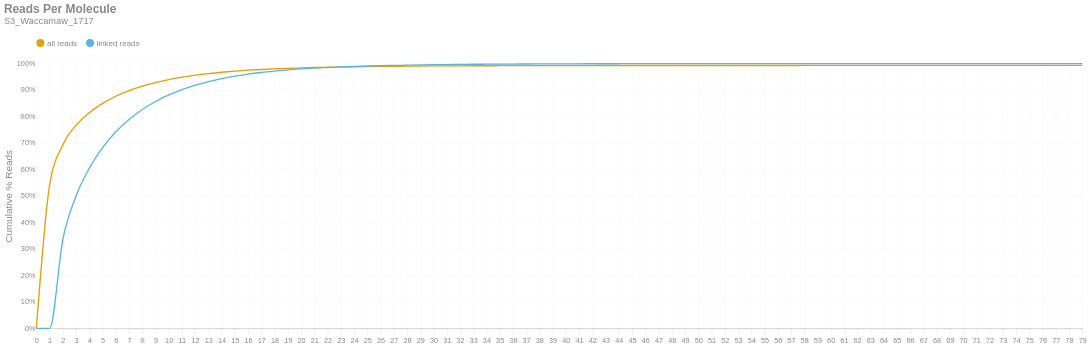

The notebook cell this image was saved under:
### Markdown cell above
### Reads per Molecule
This chart shows the cumulative distribution of the number of reads per linked molecule. That is, how many alignments are associated with a unique molecule. This excludes the number of reads associated with invalid or absent linked-read barcodes. The `linked` histogram is the percentages recalculated when disregarding singletons.

### Code cell
if SKIPLR:
    print_html(f"Skipped")
else:
    counts = np.bincount(valids['reads'].cast(pl.Int64).to_numpy())
    weighted = counts * np.arange(len(counts))
    all_perc = weighted / n_reads
    linked_perc = weighted / n_linked_reads
    linked_perc[1] = 0
    binned_df = pl.DataFrame({
        'readsper': list(range(len(counts))),
        'all reads (cumsum)': np.cumsum(all_perc).tolist(),
        'linked reads (cumsum)': np.cumsum(linked_perc).tolist(),
    })

    with SafeRender(binned_df):
        (
            density_plot(binned_df, 'Reads Per Molecule', samplename, 'readspmol')
            .encode(
                x=alt.X('readsper:O', title=None).axis(labelAngle=0).scale(padding=0),
                y=alt.Y('value:Q', title='Cumulative % Reads').axis(format='%').stack(False),
                color=alt.Color("key:N").scale(domain=["all reads", "linked reads"]),
                tooltip=[
                    alt.Tooltip("key:N", title="Data Type"),
                    alt.Tooltip("readsper:O", title="Reads Per Molecule"),
                    alt.Tooltip("value:Q", format=".2%", title="% Reads (Cum.)")
                ]            
            )
        ).display()

### Figure 1 — Vega-Lite specification as saved in the notebook (floating-point values rounded to 4 significant figures)
{"width": "container", "height": 400, "config": {"title": {"anchor": "start", "dy": -15, "fontSize": 18, "color": "#888888", "subtitleColor": "#888888", "subtitleFontSize": 14}, "arc": {"fill": "#0072B2"}, "axis": {"domainColor": "#888888", "domainWidth": 0.5, "gridWidth": 0.2, "grid": false, "titleFontWeight": 400, "titleFontSize": 15, "labelFontSize": 11, "labelColor": "#888888", "tickColor": "#888888", "tickWidth": 0.2, "titleColor": "#888888"}, "axisBand": {"grid": false}, "axisX": {"grid": true, "tickSize": 10, "domainCap": "round"}, "axisY": {"domain": false, "grid": true, "tickSize": 0, "domainCap": "round"}, "background": "transparent", "header": {"labelFontSize": 15, "labelColor": "#888888", "titleFontSize": 15, "titleFontWeight": 600, "titleColor": "#888888"}, "legend": {"labelFont": "sans-serif", "labelFontSize": 12, "labelColor": "#888888", "symbolSize": 100, "symbolType": "circle", "titleFontSize": 12, "titlePadding": 10, "titleColor": "#888888", "title": null, "orient": "top"}, "range": {"category": ["#E69F00", "#56B4E9", "#009E73", "#F0E442", "#0072B2", "#D55E00", "#CC79A7", "#000000"], "diverging": ["#cfe8f3", "#a2d4ec", "#73bfe2", "#46abdb", "#1696d2", "#12719e"]}, "area": {"fill": "#0072B2", "fillOpacity": 0.7, "line": true, "strokeOpacity": 0.7}, "line": {"color": "#0072B2", "stroke": "#0072B2", "strokeWidth": 2}, "trail": {"color": "#0072B2", "stroke": "#0072B2", "strokeWidth": 0, "size": 1}, "point": {"filled": true, "fillOpacity": 1.0, "size": 95}, "text": {"color": "#888888", "fontSize": 11, "align": "right", "fontWeight": 400, "size": 11}, "bar": {"fill": "#0072B2", "stroke": null}, "view": {"stroke": null, "continuousWidth": 660, "continuousHeight": 400}}, "data": {"name": "data-6a33af6e8d9f6da5b97dd25ad34b3e08"}, "mark": {"type": "line", "interpolate": "monotone", "point": {"opacity": 0, "size": 275}}, "encoding": {"color": {"field": "key", "scale": {"domain": ["all reads", "linked reads"]}, "type": "nominal"}, "tooltip": [{"field": "key", "title": "Data Type", "type": "nominal"}, {"field": "readsper", "title": "Reads Per Molecule", "type": "ordinal"}, {"field": "value", "format": ".2%", "title": "% Reads (Cum.)", "type": "quantitative"}], "x": {"axis": {"labelAngle": 0}, "field": "readsper", "scale": {"padding": 0}, "title": null, "type": "ordinal"}, "y": {"axis": {"format": "%"}, "field": "value", "stack": false, "title": "Cumulative % Reads", "type": "quantitative"}}, "params": [{"name": "param_c36ac31b6afebe62", "select": {"type": "point", "fields": ["key"]}, "bind": "legend"}], "title": {"text": "Reads Per Molecule", "subtitle": "S3_Waccamaw_1717"}, "transform": [{"fold": ["all reads (cumsum)", "linked reads (cumsum)"]}, {"calculate": "replace(datum.key, ' (cumsum)', '')", "as": "key"}, {"filter": {"param": "param_c36ac31b6afebe62"}}], "usermeta": {"embedOptions": {"downloadFileName": "S3_Waccamaw_1717.readspmol"}}, "$schema": "https://vega.github.io/schema/vega-lite/v6.1.0.json", "datasets": {"data-6a33af6e8d9f6da5b97dd25ad34b3e08": [{"readsper": 0, "all reads (cumsum)": 0.0, "linked reads (cumsum)": 0.0}, {"readsper": 1, "all reads (cumsum)": 0.5414, "linked reads (cumsum)": 0.0}, {"readsper": 2, "all reads (cumsum)": 0.6937, "linked reads (cumsum)": 0.3373}, {"readsper": 3, "all reads (cumsum)": 0.7672, "linked reads (cumsum)": 0.5001}, {"readsper": 4, "all reads (cumsum)": 0.8146, "linked reads (cumsum)": 0.6051}, {"readsper": 5, "all reads (cumsum)": 0.8495, "linked reads (cumsum)": 0.6824}, {"readsper": 6, "all reads (cumsum)": 0.8766, "linked reads (cumsum)": 0.7424}, {"readsper": 7, "all reads (cumsum)": 0.8976, "linked reads (cumsum)": 0.789}, {"readsper": 8, "all reads (cumsum)": 0.9145, "linked reads (cumsum)": 0.8263}, {"readsper": 9, "all reads (cumsum)": 0.9281, "linked reads (cumsum)": 0.8565}, {"readsper": 10, "all reads (cumsum)": 0.9393, "linked reads (cumsum)": 0.8814}, {"readsper": 11, "all reads (cumsum)": 0.9485, "linked reads (cumsum)": 0.9017}, {"readsper": 12, "all reads (cumsum)": 0.9562, "linked reads (cumsum)": 0.9188}, {"readsper": 13, "all reads (cumsum)": 0.9622, "linked reads (cumsum)": 0.9321}, {"readsper": 14, "all reads (cumsum)": 0.9672, "linked reads (cumsum)": 0.9432}, {"readsper": 15, "all reads (cumsum)": 0.9713, "linked reads (cumsum)": 0.9522}, {"readsper": 16, "all reads (cumsum)": 0.9749, "linked reads (cumsum)": 0.9601}, {"readsper": 17, "all reads (cumsum)": 0.9777, "linked reads (cumsum)": 0.9663}, {"readsper": 18, "all reads (cumsum)": 0.98, "linked reads (cumsum)": 0.9715}, {"readsper": 19, "all reads (cumsum)": 0.9821, "linked reads (cumsum)": 0.9762}, {"readsper": 20, "all reads (cumsum)": 0.9837, "linked reads (cumsum)": 0.9796}, {"readsper": 21, "all reads (cumsum)": 0.985, "linked reads (cumsum)": 0.9825}, {"readsper": 22, "all reads (cumsum)": 0.9861, "linked reads (cumsum)": 0.9849}, {"readsper": 23, "all reads (cumsum)": 0.9871, "linked reads (cumsum)": 0.9873}, {"readsper": 24, "all reads (cumsum)": 0.9879, "linked reads (cumsum)": 0.989}, {"readsper": 25, "all reads (cumsum)": 0.9886, "linked reads (cumsum)": 0.9906}, {"readsper": 26, "all reads (cumsum)": 0.9892, "linked reads (cumsum)": 0.9919}, {"readsper": 27, "all reads (cumsum)": 0.9896, "linked reads (cumsum)": 0.9929}, {"readsper": 28, "all reads (cumsum)": 0.9901, "linked reads (cumsum)": 0.9938}, {"readsper": 29, "all reads (cumsum)": 0.9905, "linked reads (cumsum)": 0.9948}, {"readsper": 30, "all reads (cumsum)": 0.9909, "linked reads (cumsum)": 0.9956}, {"readsper": 31, "all reads (cumsum)": 0.9912, "linked reads (cumsum)": 0.9962}, {"readsper": 32, "all reads (cumsum)": 0.9914, "linked reads (cumsum)": 0.9967}, {"readsper": 33, "all reads (cumsum)": 0.9916, "linked reads (cumsum)": 0.9972}, {"readsper": 34, "all reads (cumsum)": 0.9918, "linked reads (cumsum)": 0.9976}, {"readsper": 35, "all reads (cumsum)": 0.9919, "linked reads (cumsum)": 0.9978}, {"readsper": 36, "all reads (cumsum)": 0.992, "linked reads (cumsum)": 0.9982}, {"readsper": 37, "all reads (cumsum)": 0.9921, "linked reads (cumsum)": 0.9984}, {"readsper": 38, "all reads (cumsum)": 0.9922, "linked reads (cumsum)": 0.9986}, {"readsper": 39, "all reads (cumsum)": 0.9923, "linked reads (cumsum)": 0.9988}, {"readsper": 40, "all reads (cumsum)": 0.9924, "linked reads (cumsum)": 0.999}, {"readsper": 41, "all reads (cumsum)": 0.9925, "linked reads (cumsum)": 0.9991}, {"readsper": 42, "all reads (cumsum)": 0.9925, "linked reads (cumsum)": 0.9992}, {"readsper": 43, "all reads (cumsum)": 0.9925, "linked reads (cumsum)": 0.9992}, {"readsper": 44, "all reads (cumsum)": 0.9926, "linked reads (cumsum)": 0.9994}, {"readsper": 45, "all reads (cumsum)": 0.9926, "linked reads (cumsum)": 0.9995}, {"readsper": 46, "all reads (cumsum)": 0.9927, "linked reads (cumsum)": 0.9996}, {"readsper": 47, "all reads (cumsum)": 0.9927, "linked reads (cumsum)": 0.9996}, {"readsper": 48, "all reads (cumsum)": 0.9927, "linked reads (cumsum)": 0.9996}, {"readsper": 49, "all reads (cumsum)": 0.9927, "linked reads (cumsum)": 0.9997}, {"readsper": 50, "all reads (cumsum)": 0.9927, "linked reads (cumsum)": 0.9997}, {"readsper": 51, "all reads (cumsum)": 0.9927, "linked reads (cumsum)": 0.9997}, {"readsper": 52, "all reads (cumsum)": 0.9927, "linked reads (cumsum)": 0.9997}, {"readsper": 53, "all reads (cumsum)": 0.9927, "linked reads (cumsum)": 0.9997}, {"readsper": 54, "all reads (cumsum)": 0.9928, "linked reads (cumsum)": 0.9998}, {"readsper": 55, "all reads (cumsum)": 0.9928, "linked reads (cumsum)": 0.9998}, {"readsper": 56, "all reads (cumsum)": 0.9928, "linked reads (cumsum)": 0.9998}, {"readsper": 57, "all reads (cumsum)": 0.9928, "linked reads (cumsum)": 0.9998}, {"readsper": 58, "all reads (cumsum)": 0.9928, "linked reads (cumsum)": 0.9998}, {"readsper": 59, "all reads (cumsum)": 0.9928, "linked reads (cumsum)": 0.9998}, {"readsper": 60, "all reads (cumsum)": 0.9928, "linked reads (cumsum)": 0.9999}, {"readsper": 61, "all reads (cumsum)": 0.9928, "linked reads (cumsum)": 0.9999}, {"readsper": 62, "all reads (cumsum)": 0.9928, "linked reads (cumsum)": 0.9999}, {"readsper": 63, "all reads (cumsum)": 0.9928, "linked reads (cumsum)": 0.9999}, {"readsper": 64, "all reads (cumsum)": 0.9928, "linked reads (cumsum)": 0.9999}, {"readsper": 65, "all reads (cumsum)": 0.9928, "linked reads (cumsum)": 0.9999}, {"readsper": 66, "all reads (cumsum)": 0.9928, "linked reads (cumsum)": 0.9999}, {"readsper": 67, "all reads (cumsum)": 0.9928, "linked reads (cumsum)": 0.9999}, {"readsper": 68, "all reads (cumsum)": 0.9928, "linked reads (cumsum)": 0.9999}, {"readsper": 69, "all reads (cumsum)": 0.9928, "linked reads (cumsum)": 0.9999}, {"readsper": 70, "all reads (cumsum)": 0.9928, "linked reads (cumsum)": 0.9999}, {"readsper": 71, "all reads (cumsum)": 0.9928, "linked reads (cumsum)": 0.9999}, {"readsper": 72, "all reads (cumsum)": 0.9928, "linked reads (cumsum)": 0.9999}, {"readsper": 73, "all reads (cumsum)": 0.9928, "linked reads (cumsum)": 0.9999}, {"readsper": 74, "all reads (cumsum)": 0.9928, "linked reads (cumsum)": 0.9999}, {"readsper": 75, "all reads (cumsum)": 0.9928, "linked reads (cumsum)": 0.9999}, {"readsper": 76, "all reads (cumsum)": 0.9928, "linked reads (cumsum)": 0.9999}, {"readsper": 77, "all reads (cumsum)": 0.9928, "linked reads (cumsum)": 0.9999}, {"readsper": 78, "all reads (cumsum)": 0.9928, "linked reads (cumsum)": 0.9999}, {"readsper": 79, "all reads (cumsum)": 0.9929, "linked reads (cumsum)": 1.0}]}}
